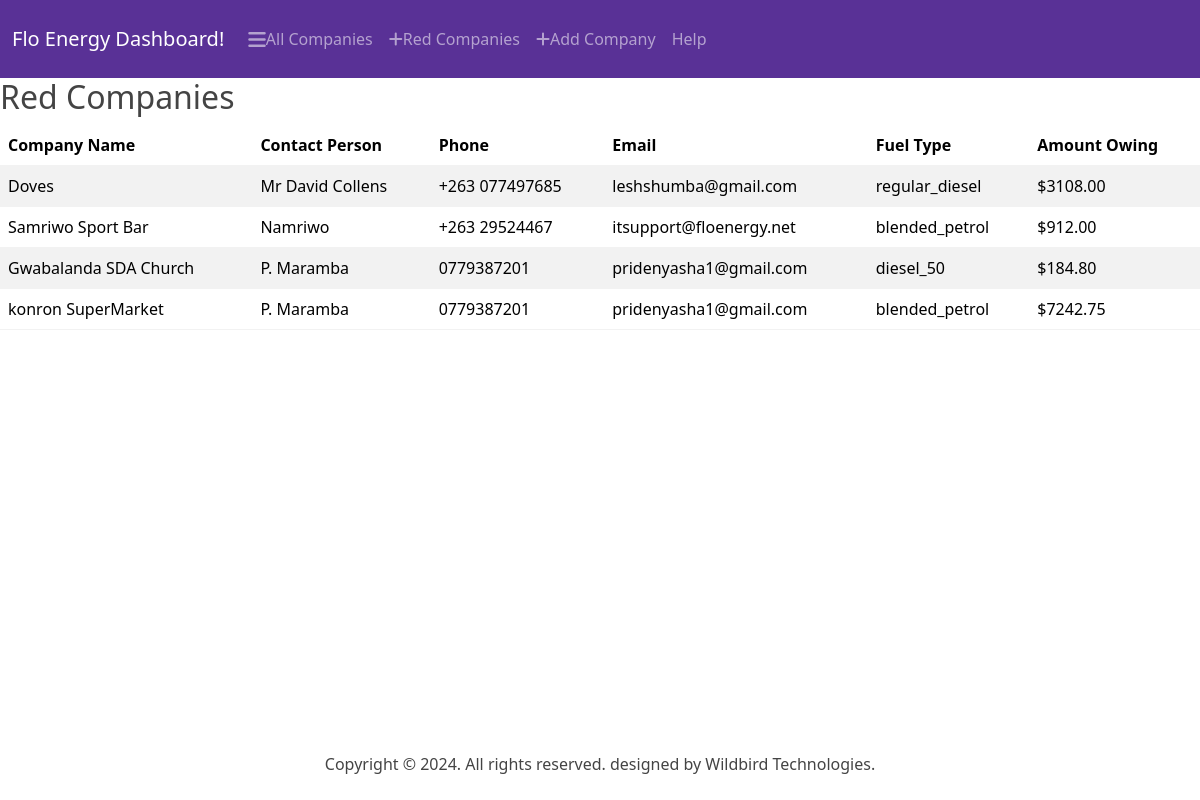
The page /owing on the database its author committed.
### flo/models.py (models this page shows)
class Company(models.Model):
    FUEL_TYPE_CHOICES = [
        ('unleaded_petrol', 'Unleaded Petrol'),
        ('blended_petrol', 'Blended Petrol'),
        ('diesel_50', 'Diesel 50'),
        ('regular_diesel', 'Regular Diesel'),
        ]
    company_name = models.CharField(max_length=100)
    contact_person = models.CharField(max_length=100)
    email = models.EmailField(max_length=100)
    phone = models.CharField(max_length=100)
    address = models.TextField()
    fuel_type = models.CharField(max_length=100, choices=FUEL_TYPE_CHOICES)
    fuel_price = models.DecimalField(max_digits=5, decimal_places=2, default=0)
    fuel_allocation = models.DecimalField(max_digits=10, decimal_places=0, default=0)
    init_fuel = models.DecimalField(max_digits=10, decimal_places=0, default=0)
    amount_paid = models.DecimalField(max_digits=10, decimal_places=0, default=0)
    notification_threshold = models.DecimalField(max_digits=10, decimal_places=2, default=0.1)
    notification_sent = models.BooleanField(default=False)

### flo/views.py (the view)
# urls.py: path('owing', views.owing, name='owing'),
def owing(request):
    companies = Company.objects.all()
    companies = Company.objects.filter(notification_sent=False)
    owing_companies = []
    for company in companies:
        if company.init_fuel > 0:
            send_notification(company)
            remaining_percentage = (company.fuel_allocation / company.init_fuel) * 100  # Remaining fuel percentage
            if remaining_percentage < 10:
                fuel_used = company.init_fuel - company.fuel_allocation  # Total fuel used
                amount_owing = fuel_used * company.fuel_price  # Calculate amount owing
                owing_companies.append({
                    'company': company,
                    'amount_owing': amount_owing
                })
        else:
            print(f"Company {company.company_name} has an initial fuel of zero. Cannot calculate owing.")
    return render(request, 'flo/owing.html', {
        'owing_companies': owing_companies
    })

### flo/views.py (called while the page is built)
def send_notification(company):
    send_mail(
        'Fuel Level Alert',
        f"Dear {company.contact_person},\n\nYour fuel level has dropped below the threshold. Current allocation: {company.fuel_allocation}L",
        'luckybeni@gmail.com',
        [company.email],
        fail_silently=False,
    )
    print('email sent succesfully')

### flo/templates/flo/owing.html
{% extends 'flo/base.html' %}
{% block body %}
<h2>Red Companies</h2>
{% if owing_companies %}
    <table class="table table-striped">
        <thead>
            <tr>
                <th>Company Name</th>
                <th>Contact Person</th>
                <th>Phone</th>
                <th>Email</th>
                <th>Fuel Type</th>
                <th>Amount Owing</th>
            </tr>
        </thead>
        <tbody>
            {% for company_info in owing_companies %}
                <tr>
                    <td>{{ company_info.company.company_name }}</td>
                    <td>{{ company_info.company.contact_person }}</td>
                    <td>{{ company_info.company.phone }}</td>
                    <td>{{ company_info.company.email }}</td>
                    <td>{{ company_info.company.fuel_type }}</td>
                    <td>${{ company_info.amount_owing }}</td>
                </tr>
            {% endfor %}
        </tbody>
    </table>
{% else %}
    <p>No companies are owing at the moment.</p>
{% endif %}
{% endblock %}

### flo/templates/flo/base.html (shortened to what this page needs)
{% load static %}
<!DOCTYPE html>
<html lang="en">
<head>
    <link rel="stylesheet" href="https://cdnjs.cloudflare.com/ajax/libs/font-awesome/6.6.0/css/all.min.css" />
    <link rel="stylesheet" href="{% static 'css/bootstrap.min.css' %}">
</head>
<body class="d-flex flex-column min-vh-100">
    <nav class="navbar navbar-expand-lg bg-primary" data-bs-theme="dark">
        <div class="container-fluid">
            <a class="navbar-brand" href="{% url 'index' %}">Flo Energy Dashboard!</a>
          <div class="collapse navbar-collapse" id="navbarColor01">
            <ul class="navbar-nav me-auto">
              <li class="nav-item">
                <a class="nav-link" href="{% url 'index' %}">
                    <i class="fa-solid fa-bars fa-lg"></i>All Companies</a>
              </li>
              <li class="nav-item">
                <a class="nav-link" href="{% url 'owing' %}">
                    <i class="fa-solid fa-plus"></i>Red Companies</a>
              </li>
              <li class="nav-item">
                <a class="nav-link" href="{% url 'add' %}">
                    <i class="fa-solid fa-plus"></i>Add Company</a>
              </li>
              <li class="nav-item">
                <a class="nav-link" href="{% url 'add' %}">Help</a>
              </li>
            </ul>
          </div>
        </div>
      </nav>
      {% block body %}
      {% endblock %}
        <footer class="mt-auto mb-4">
            <div class="text-center">
                <span>
                  Copyright © <script>document.write(new Date().getFullYear())</script>. All rights reserved. designed by Wildbird Technologies.
                </span>
            </div>
        </footer>
    </body>
</html>

### rows shown on the page
Company: company.company_name "Doves", company.contact_person "Mr David Collens", company.phone "+263 077497685", company.email "leshshumba@gmail.com", company.fuel_type "regular_diesel", amount_owing "3108.00"
Company: company.company_name "Samriwo Sport Bar", company.contact_person "Namriwo", company.phone "+263 29524467", company.email "itsupport@floenergy.net", company.fuel_type "blended_petrol", amount_owing "912.00"
Company: company.company_name "Gwabalanda SDA Church", company.contact_person "P. Maramba", company.phone "0779387201", company.email "pridenyasha1@gmail.com", company.fuel_type "diesel_50", amount_owing "184.80"
Company: company.company_name "konron SuperMarket", company.contact_person "P. Maramba", company.phone "0779387201", company.email "pridenyasha1@gmail.com", company.fuel_type "blended_petrol", amount_owing "7242.75"
